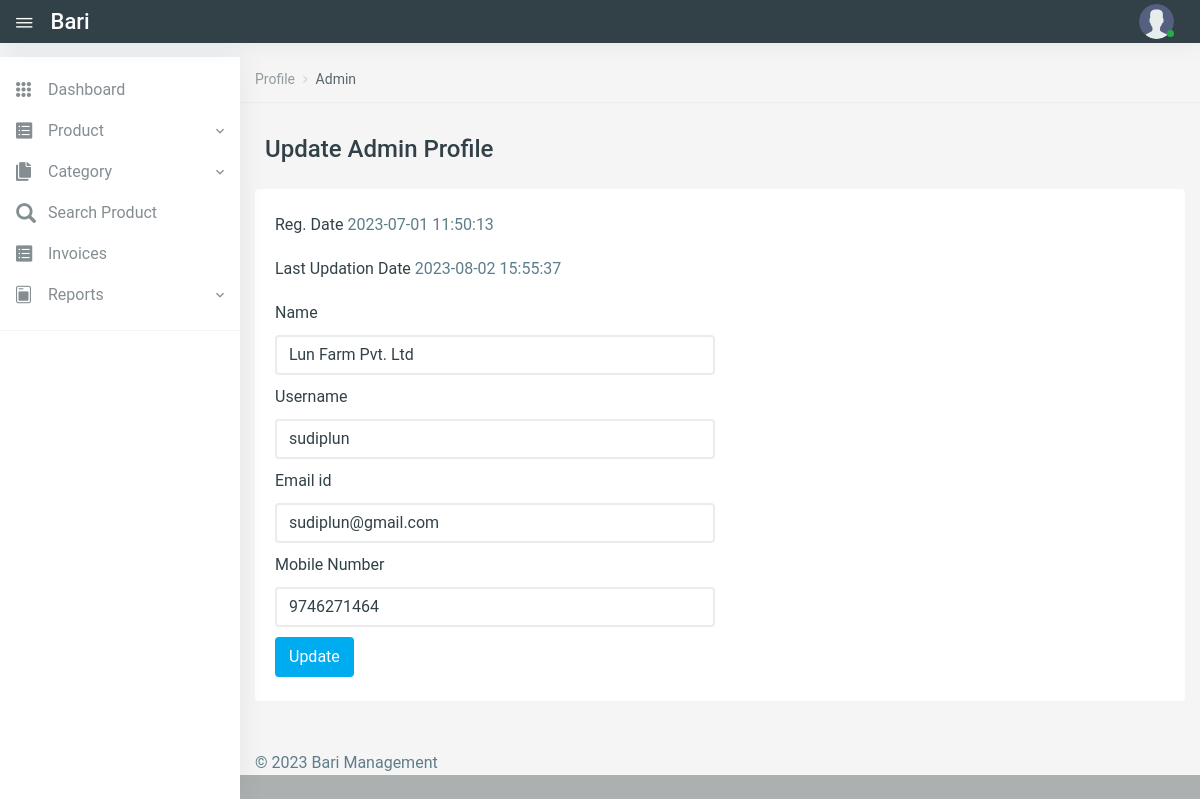
The app's page /Kisan/profile.php (signed in) with its own data.
### tables this page shows
CREATE TABLE `user_form` (
  `ID` int(100) NOT NULL,
  `Name` varchar(100) NOT NULL,
  `UserName` char(45) DEFAULT NULL,
  `MobileNumber` bigint(11) DEFAULT NULL,
  `Email` varchar(100) NOT NULL,
  `Password` varchar(100) NOT NULL,
  `Image` varchar(100) NOT NULL,
  `AdminRegdate` timestamp NULL DEFAULT current_timestamp(),
  `UpdationDate` timestamp NULL DEFAULT NULL ON UPDATE current_timestamp()
);

### Kisan/profile.php (the view, shortened to what this page needs)
<?php
include('includes/config.php');
if (strlen($_SESSION['user_id'] == 0)) {
    header('location:logout.php');
} else {
?>
    <!DOCTYPE html>
    <html lang="en">
    <head>
        <link href="vendors/jquery-toggles/css/toggles.css" rel="stylesheet" type="text/css">
        <link href="vendors/jquery-toggles/css/themes/toggles-light.css" rel="stylesheet" type="text/css">
        <link href="dist/css/style.css" rel="stylesheet" type="text/css">
    </head>
    <body>
        <div class="hk-wrapper hk-vertical-nav">
            <?php include_once('includes/navbar.php');
            include_once('includes/sidebar.php');
            ?>
            <div class="hk-pg-wrapper">
                <nav class="hk-breadcrumb" aria-label="breadcrumb">
                    <ol class="breadcrumb breadcrumb-light bg-transparent">
                        <li class="breadcrumb-item"><a href="#">Profile</a></li>
                        <li class="breadcrumb-item active" aria-current="page">Admin</li>
                    </ol>
                </nav>
                <div class="container">
                    <div class="hk-pg-header">
                        <h4 class="hk-pg-title"><span class="pg-title-icon"><span class="feather-icon"><i data-feather="external-link"></i></span></span>Update Admin Profile</h4>
                    </div>
                    <div class="row">
                        <div class="col-xl-12">
                            <section class="hk-sec-wrapper">
                                <div class="row">
                                    <div class="col-sm">
                                        <form class="needs-validation" method="post" novalidate>
                                            <?php
                                            $adminid = $_SESSION['user_id'];
                                            $query = mysqli_query($con, "select * from user_form where ID='$adminid'");
                                            while ($row = mysqli_fetch_array($query)) {
                                            ?>
                                                <div class="form-row">
                                                    <div class="col-md-6 mb-10">
                                                        <label for="validationCustom03"> Reg. Date</label>
                                                        <?php echo $row['AdminRegdate']; ?>
                                                    </div>
                                                </div>
                                                <?php if ($row['UpdationDate'] != "") { ?>
                                                    <div class="form-row">
                                                        <div class="col-md-6 mb-10">
                                                            <label for="validationCustom03"> Last Updation Date</label>
                                                            <?php echo $row['UpdationDate']; ?>
                                                        </div>
                                                    </div>
                                                <?php } ?>
                                                <div class="form-row">
                                                    <div class="col-md-6 mb-10">
                                                        <label for="validationCustom03"> Name</label>
                                                        <input type="text" class="form-control" id="validationCustom03" value="<?php echo $row['Name']; ?>" name="name" required>
                                                    </div>
                                                </div>
                                                <div class="form-row">
                                                    <div class="col-md-6 mb-10">
                                                        <label for="validationCustom03"> Username</label>
                                                        <input type="text" class="form-control" id="validationCustom03" value="<?php echo $row['UserName']; ?>" name="username" required>
                                                    </div>
                                                </div>
                                                <div class="form-row">
                                                    <div class="col-md-6 mb-10">
                                                        <label for="validationCustom03">Email id</label>
                                                        <input type="text" class="form-control" id="validationCustom03" value="<?php echo $row['Email']; ?>" name="emailid" required>
                                                    </div>
                                                </div>
                                                <div class="form-row">
                                                    <div class="col-md-6 mb-10">
                                                        <label for="validationCustom03"> Mobile Number</label>
                                                        <input type="text" class="form-control" id="validationCustom03" value="<?php echo $row['MobileNumber']; ?>" name="mobilenumber" required>
                                                    </div>
                                                </div>
                                            <?php } ?>
                                            <button class="btn btn-primary" type="submit" name="update">Update</button>
                                        </form>
                                    </div>
                                </div>
                            </section>
                        </div>
                    </div>
                </div>
                <?php include_once('includes/footer.php'); ?>
            </div>
        </div>
    </body>
    </html>
<?php } ?>

### records on screen
user_form: AdminRegdate "2023-07-01 11:50:13", UpdationDate "2023-08-02 15:55:37", name "Lun Farm Pvt. Ltd", username "sudiplun", emailid "sudiplun@gmail.com", mobilenumber "9746271464"
